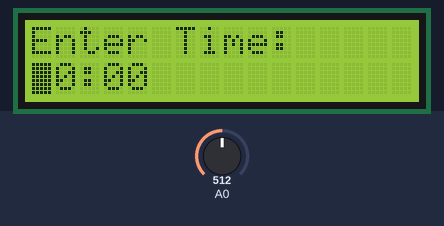
Bench run of a sketch on a simulated Arduino Uno, built with avr-gcc and run on an emulated ATmega328P. On the bench: 16×2 character LCD. The inputs (shaded band) are chosen by the test bench; at power-on: A0 = 512. What the sketch prints to the serial monitor is not drawn.

Above: at 0.27 s.
At 1.2 s:
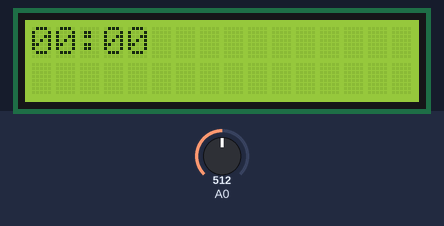
1.3 s: A0 set to 716
At 1.7 s:
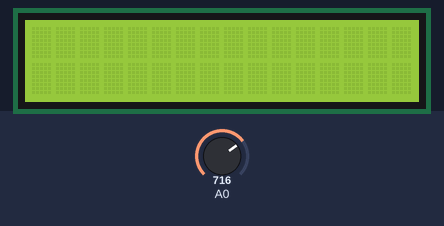
Timing chart, 0 to 4.3 s (numbered marks = the images above; inputs shaded):
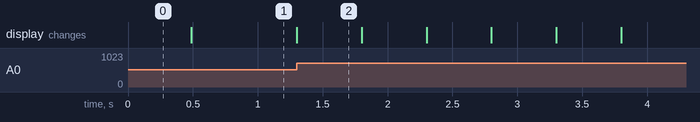

Measured:
- after the input at 1.3 s, the display: changes at once (image 2)
- what the display in image 2 shows lasts 0.5 s, from 1.3 s to 1.8 s

The sketch:

stopWatchFinal.ino
```cpp
/*

*******************************************************
stopWatchFinal.ino
*******************************************************

Michael Vogelsong
Virginia Chen
Allison Finley
Khanh Bui

Functions:
    -asks for user to enter time
    -runs stopwatch down until time is up
    -allows start/stop functionality with "select" button

********************************************************
$$ Note that LCD functionality code comes from:
Mark Bramwell, July 2010
This program will test the LCD panel and the buttons
********************************************************

*/

// include LiquidCrystal library
#include <LiquidCrystal.h>

// Debugging
#define DEBUG 1
#ifdef DEBUG
  #define DEBUG_PRINT(x) Serial.println(x)
#else
  #define DEBUG_PRINT(x)
#endif

// ~~~~~~~~~~~~~~~ Initialization ~~~~~~~~~~~~~~~~~

// select the pins used on the LCD panel (create instance of type LiquidCrystal)
LiquidCrystal lcd(8, 9, 4, 5, 6, 7);

// initialize values
int     lcd_key    = 0;            // indicator for button pressed
int     adc_key_in = 0;            // ADC voltage for button's voltage division
boolean SELECTED   = false;        // indicates whether "select" button was pushed
int     cRow       = 1;            // LCD cursor row
int     cCol       = 0;            // LCD cursor column
int     time[]     = {0,0,0,0,0};  // Int array to represent digits
                                   //     MM:SS
                                   //     time[2] just acts as a placeholder for the ":"

// define constants so that mapped values are easier to understand
#define btnRIGHT   0
#define btnUP      1
#define btnDOWN    2
#define btnLEFT    3
#define btnSELECT  4
#define btnNONE    5
#define V1         50
#define V2         148
#define V3         305
#define V4         459
#define V5         689
#define VNONE      1000


// ~~~~~~~~~~~~~~~ Methods ~~~~~~~~~~~~~~~~~

// read the ADC voltage to determine which button was pressed
int read_LCD_buttons(){
  adc_key_in = analogRead(0); // read the value from the sensor
      // centered at these valies: 0, 98, 255, 409, 639
      // we add approx 50 to those values and check to see if we are close
  if (adc_key_in > VNONE) return btnNONE; // We make this the 1st option for speed reasons s
  if (adc_key_in < V1) return btnRIGHT;
  if (adc_key_in < V2) return btnUP;
  if (adc_key_in < V3) return btnDOWN;
  if (adc_key_in < V4) return btnLEFT;
  if (adc_key_in < V5) return btnSELECT;
  return btnNONE; // when all others fail, return this...
}

// determines the action to perform based on the button that was pressed
boolean buttonAction(int lcd_key){
  boolean _select = false;    // private indicator of whether or not "select" was pressed
  switch (lcd_key) { // depending on which button was pushed, we perform an action
    case btnRIGHT: {
      // Instructions for what to do on RIGHT button press:
      //   move cursor to the right
      cCol = abs((cCol + 1) % 5); // mod for staying within bounds of cursor
      if (cCol == 2) {            // skip ":"
        cCol = 3;
      }
      lcd.setCursor(cCol,cRow);
      break;
    }

      case btnLEFT: {
      // Instructions for what to do on LEFT button press
      //   move cursor to the left

      cCol = (cCol - 1) % 5;  // mode for staying within bounds of cursor
      DEBUG_PRINT(cCol);
      if (cCol == 2) {        // skip ":"
        cCol = 1;
      }
      else if (cCol == -1) {  // arduino defines negative mods differently than other languages
        cCol = 4;             // change -1 to 4
      }
      lcd.setCursor(cCol,cRow);
      break;
    }

    case btnUP: {
      // Instructions for what to do on UP button press:
      //   increment digit on cursor
      time[cCol] = abs((time[cCol] + 1) % 10);  // mod for 0-9
      lcd.print(time[cCol]);
      lcd.setCursor(cCol,cRow);
      break;
    }

    case btnDOWN: {
      // Instructions for what to do on DOWN button press:
      //   decrement digit on cursor
      if (time[cCol] == 0){  // arduino negative mods are weird
        time[cCol] = 9;
      }
      else {
      time[cCol] = abs((time[cCol] - 1) % 10);
      }
      lcd.print(time[cCol]);
      lcd.setCursor(cCol,cRow);
      break;
    }

    case btnSELECT:{
      // Instructions for what to do on SELECT button press:
      //   update _selected
      _select = true;
      DEBUG_PRINT("selected");
      break;
    }
    case btnNONE:{
      // Instructions for what to do if no button is pressed:
      //   nothing
      break;
    }
  }

  return _select; // true only if "select" button pushed

}

// user interface for inputting time
void inputTime() {
  lcd_key = read_LCD_buttons(); // read the buttons
  if (lcd_key != btnNONE){
    SELECTED = buttonAction(lcd_key);   // perform action based on button pressed
    DEBUG_PRINT(lcd_key);
    DEBUG_PRINT(SELECTED);
    delay(400);
  }
}

// general purpose printing of MM:SS time
void printTime(int timeArray[], int col, int row){
  lcd.setCursor(col, row);
  lcd.print(time[0]);
  lcd.print(time[1]);
  lcd.print(":");
  lcd.print(time[3]);
  lcd.print(time[4]);
}

// updating timer value
void updateTime(){
  if (time[4] != 0){  // seconds: ones digit
    time[4]=time[4]-1;
  }
  else if (time[3] != 0){  // seconds: tens digit
    time[3]=time[3]-1;
    time[4]=9;
  }
  else if (time[1] != 0){  // minutes: ones digit
    time[1]=time[1]-1;
    time[3]=5;
    time[4]=9;
  }
  else { // minutes: tens digit
    time[0]=time[0]-1;
    time[1]=9;
  }
}

// flash the screen when the timer reaches 00:00
void flashDone(){
  for (int i = 1;i<5;i++){
    lcd.noDisplay();
    delay(500);
    lcd.display();
    delay(500);
  }
}

// ~~~~~~~~~~~~~~~ Setup ~~~~~~~~~~~~~~~~~

void setup(){
  lcd.begin(16, 2); // start the library
  lcd.home();
  lcd.print("Enter Time:");

  cRow = 1;

  printTime(time, cCol, cRow);

  lcd.setCursor(cCol,cRow);
  lcd.blink();  // let user know where the cursor is located

  Serial.begin(9600);
}

// ~~~~~~~~~~~~~~~ Main Loop ~~~~~~~~~~~~~~~~~

void loop(){
  DEBUG_PRINT("Starting loop");
  while(SELECTED == false){ // any button (or no buttons) other than "select"
    inputTime();
  }

  DEBUG_PRINT("Time Control Done");
  lcd.clear();
  cCol = 0;
  cRow = 0;
  printTime(time, cCol, cRow);

  int but = read_LCD_buttons(); // initialize but
  while (but != btnSELECT){  // don't start timer until user hits "select"
    delay(50);
    but = read_LCD_buttons();
  }

  lcd.noBlink(); // no longer need cursor
  while (but == btnSELECT){  // read until button is unpressed
    but = read_LCD_buttons();
  }

  boolean flagSelect = false; // initialize flagSelect

  while (time[0] !=0 || time[1] !=0 || time[3] !=0 || time[4] !=0){ // timer non-zero
    long timeT = millis();  // get current millis()

    while ((millis() - timeT) < 1000){ // second has not elapsed, so keep looking for "select"
      but = read_LCD_buttons();
      if (but == btnSELECT){ // "select" pressed
        while (but == btnSELECT){ // wait until "select" is unpressed
          but = read_LCD_buttons();
        }
        flagSelect = !flagSelect; // flag the "select" (bi-directional so
                                  //    that system can resume on 2nd "select"
      }
      if (flagSelect == true){
        DEBUG_PRINT("break");
        break;                  // breaking while loop
      }
      delay(50);
    }

    if ((millis() - timeT)>=1000){ // second has elapsed
      updateTime();
      lcd.clear();
      printTime(time, cCol, cRow);
    }
  }
    flashDone(); // reached 00:00

}
```
